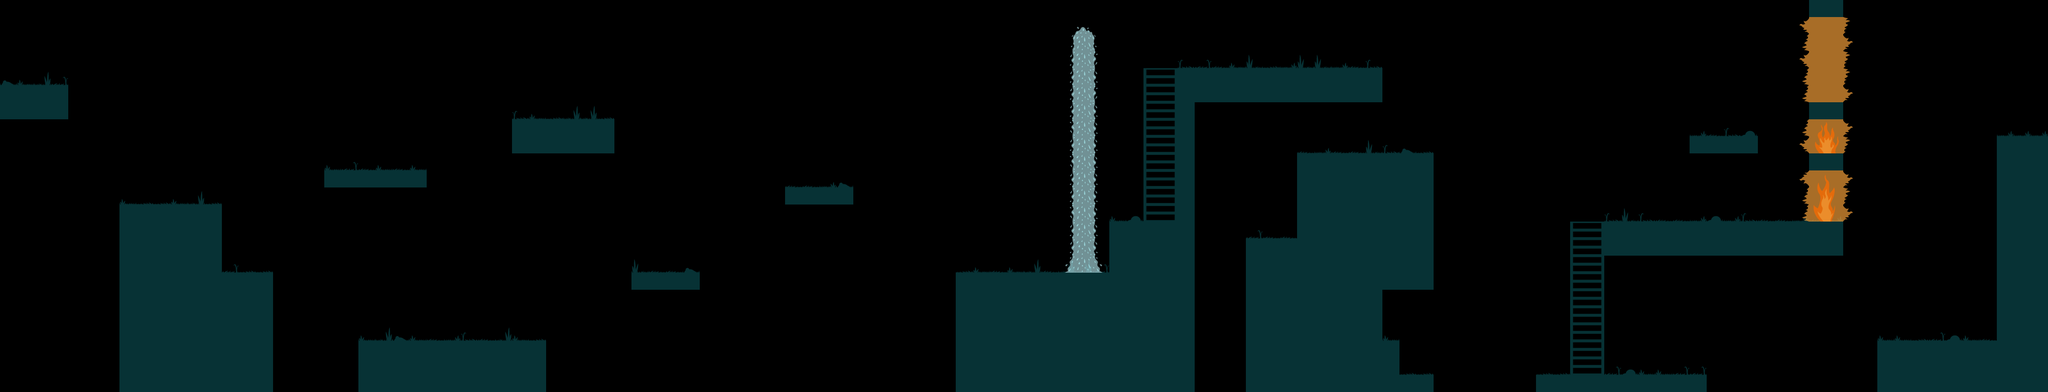

This is a level from a 2D game, rendered from its Tiled map with the project's own tilesets. A one-line summary and the map file follow, with tile-layer data summarised:
An orthogonal 120x23 tile map with 32x32 px tiles, 2 tile layers (Tiles, TilesElement) and 66 objects (26x Solid, 17x PowerScore, 4x Element, 3x DynamicEnemy, 3x PowerHealth, ...).

<map version="1.0" orientation="orthogonal" renderorder="right-down" width="120" height="23" tilewidth="32" tileheight="32" nextobjectid="166">
 <tileset firstgid="1" name="tileset" tilewidth="32" tileheight="32" spacing="1">
  <image source="../set/tileset.png" width="264" height="198" />
 </tileset>
 <layer name="Tiles" width="120" height="23">
  <data>[2760 cells, 691 non-empty, 8 distinct tile ids]</data>
 </layer>
 <objectgroup color="#707073" name="CollisionTile">
  <object id="67" name="Solid" x="0" y="160" width="128" height="64" />
  <object id="69" name="Solid" x="224" y="384" width="192" height="128" />
  <object id="70" name="Solid" x="224" y="512" width="288" height="256" />
  <object id="71" name="Solid" x="608" y="320" width="192" height="32" />
  <object id="73" name="Solid" x="960" y="224" width="192" height="64" />
  <object id="74" name="Solid" x="672" y="640" width="352" height="96" />
  <object id="75" name="Solid" x="1184" y="512" width="128" height="32" />
  <object id="76" name="Solid" x="1472" y="352" width="128" height="32" />
  <object id="77" name="Solid" x="2080" y="416" width="160" height="96" />
  <object id="78" name="Solid" x="1792" y="512" width="448" height="224" />
  <object id="80" name="Climb" x="2144" y="128" width="64" height="288" />
  <object id="94" name="Solid" x="2432" y="288" width="256" height="256" />
  <object id="95" name="Solid" x="2336" y="448" width="96" height="352" />
  <object id="98" name="Solid" x="2432" y="544" width="160" height="192" />
  <object id="100" name="Solid" x="2592" y="704" width="96" height="32" />
  <object id="101" name="Solid" x="2592" y="640" width="32" height="64" />
  <object id="103" name="Solid" x="2880" y="704" width="320" height="32" />
  <object id="105" name="Solid" x="3744" y="256" width="96" height="512" />
  <object id="106" name="Solid" x="3520" y="640" width="224" height="96" />
  <object id="107" name="Climb" x="2944" y="416" width="64" height="288" />
  <object id="112" name="Solid" x="2208" y="128" width="384" height="64" />
  <object id="113" name="Solid" x="2208" y="192" width="32" height="224" />
  <object id="151" name="Element" x="2016" y="64" width="32" height="448">
   <properties>
    <property name="magicState" value="ICE" />
   </properties>
  </object>
  <object id="153" name="Element" x="3392" y="32" width="64" height="160">
   <properties>
    <property name="magicState" value="FIRE" />
   </properties>
  </object>
  <object id="154" name="Element" x="3392" y="224" width="64" height="64">
   <properties>
    <property name="magicState" value="FIRE" />
   </properties>
  </object>
  <object id="155" name="Element" x="3392" y="320" width="64" height="96">
   <properties>
    <property name="magicState" value="FIRE" />
   </properties>
  </object>
  <object id="158" name="Solid" x="3008" y="416" width="448" height="64" />
  <object id="160" name="Solid" x="3168" y="256" width="128" height="32" />
  <object id="161" name="Solid" x="3392" y="32" width="64" />
  <object id="162" name="Solid" x="3392" y="0" width="64" height="32" />
  <object id="163" name="Solid" x="3392" y="192" width="64" height="32" />
  <object id="164" name="Solid" x="3392" y="288" width="64" height="32" />
 </objectgroup>
 <objectgroup color="#a40002" name="Enemies">
  <properties>
   <property name="magicState" value="ICE" />
  </properties>
  <object id="81" name="StaticEnemy" x="704" y="256" width="64" height="64" />
  <object id="83" name="StaticEnemy" x="1056" y="160" width="64" height="64" />
  <object id="84" name="TowerEnemy" x="448" y="448" width="64" height="64" />
  <object id="86" name="TowerEnemy" x="2496" y="224" width="64" height="64" />
  <object id="87" name="DynamicEnemy" x="672" y="544" width="352" height="96" />
  <object id="88" name="DynamicEnemy" x="1792" y="416" width="288" height="96" />
  <object id="110" name="DynamicEnemy" x="3520" y="544" width="224" height="96" />
 </objectgroup>
 <objectgroup color="#7d5e2b" name="WoodenLogs">
  <object id="136" x="3104" y="608" width="96" height="96" />
 </objectgroup>
 <layer name="TilesElement" width="120" height="23">
  <data>[2760 cells, 83 non-empty, 18 distinct tile ids]</data>
 </layer>
 <objectgroup color="#2413a4" name="Powerups">
  <object id="91" name="PowerIce" x="960" y="576" width="32" height="64" />
  <object id="111" name="PowerFire" x="2624" y="640" width="32" height="64" />
  <object id="115" name="PowerHealth" x="2368" y="384" width="32" height="64" />
  <object id="116" name="PowerHealth" x="1248" y="448" width="32" height="64" />
  <object id="119" name="PowerSave" x="1504" y="288" width="32" height="64" />
  <object id="120" name="PowerSave" x="2464" y="64" width="32" height="64" />
  <object id="121" name="PowerScore" x="224" y="288" width="192" height="64" />
  <object id="122" name="PowerScore" x="608" y="256" width="64" height="32" />
  <object id="123" name="PowerScore" x="416" y="448" width="32" height="32" />
  <object id="124" name="PowerScore" x="672" y="576" width="160" height="32" />
  <object id="125" name="PowerScore" x="1184" y="448" width="64" height="32" />
  <object id="126" name="PowerScore" x="1536" y="288" width="32" height="32" />
  <object id="127" name="PowerScore" x="1824" y="448" width="192" height="32" />
  <object id="131" name="PowerScore" x="2880" y="640" width="32" height="32" />
  <object id="133" name="PowerScore" x="3296" y="352" width="160" height="32" />
  <object id="134" name="PowerScore" x="3552" y="576" width="128" height="32" />
  <object id="143" name="PowerScore" x="3136" y="544" width="64" height="32" />
  <object id="144" name="PowerScore" x="2592" y="576" width="64" height="32" />
  <object id="146" name="PowerScore" x="2336" y="384" width="32" height="32" />
  <object id="147" name="PowerScore" x="2592" y="224" width="64" height="32" />
  <object id="148" name="PowerScore" x="2528" y="64" width="32" height="32" />
  <object id="149" name="PowerScore" x="2208" y="64" width="32" height="32" />
  <object id="157" name="PowerScore" x="3392" y="128" width="64" height="32" />
  <object id="165" name="PowerHealth" x="3232" y="192" width="32" height="64" />
 </objectgroup>
 <objectgroup color="#a42a8a" name="SpawnFinish">
  <object id="54" name="Spawn" x="32" y="64" width="64" height="96">
   <properties>
    <property name="magicState" value="FIRE" />
   </properties>
  </object>
  <object id="55" name="Finish" x="3776" y="128" width="64" height="128" />
 </objectgroup>
</map>
